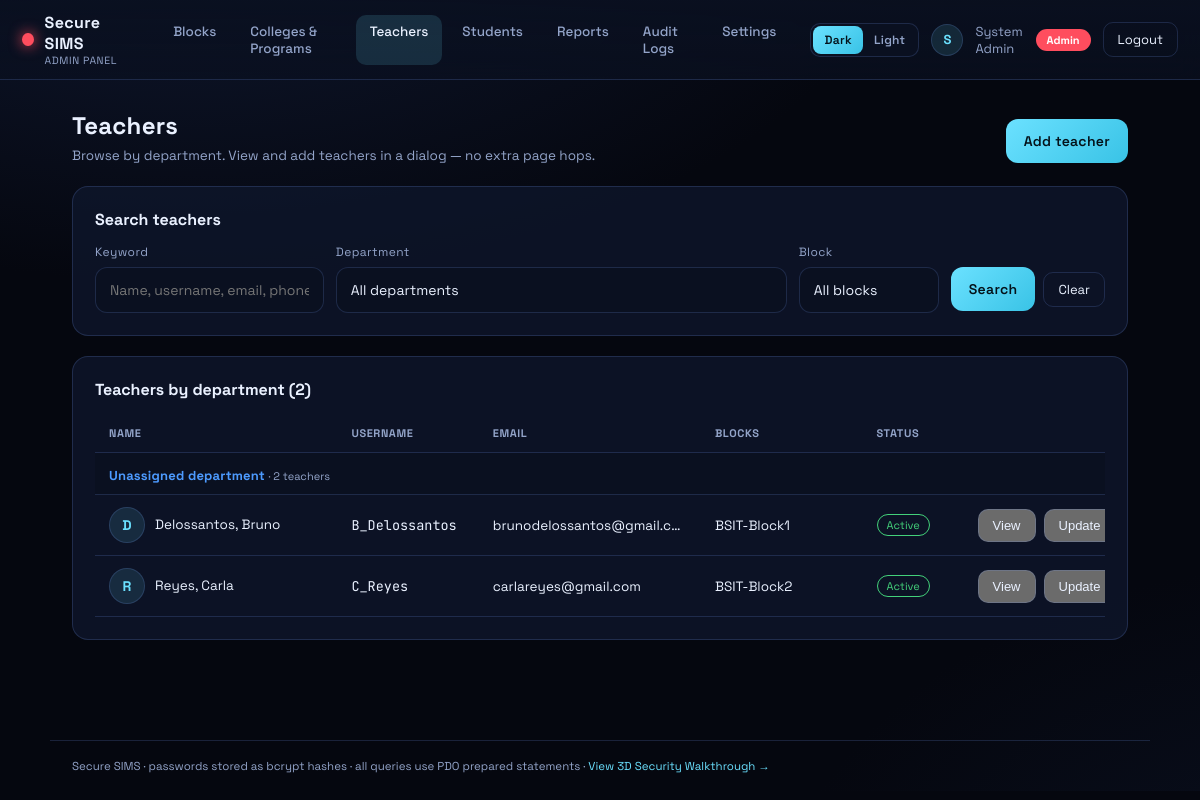
Screenshot of /admin/teachers.php (signed in) with the database file from the repository.
### tables this page shows
CREATE TABLE `app_settings` (
  `setting_key`   VARCHAR(64)  NOT NULL,
  `setting_value` VARCHAR(255) NOT NULL,
  PRIMARY KEY (`setting_key`)
);

CREATE TABLE `users` (
  `id`            INT UNSIGNED NOT NULL AUTO_INCREMENT,
  `role`          ENUM('admin','teacher','student') NOT NULL,
  `username`      VARCHAR(50)  NOT NULL,
  `password_hash` VARCHAR(255) NOT NULL,
  `school_id`     VARCHAR(20)  NULL,
  `first_name`    VARCHAR(50)  NOT NULL,
  `last_name`     VARCHAR(50)  NOT NULL,
  `middle_initial` VARCHAR(10) NULL DEFAULT '',
  `email`         VARCHAR(120) NULL,
  `phone`         VARCHAR(11)  NULL,
  `age`           INT UNSIGNED NULL,
  `address`       VARCHAR(255) NULL DEFAULT '',
  `emergency_name` VARCHAR(120) NULL DEFAULT '',
  `emergency_relation` VARCHAR(20) NULL DEFAULT '',
  `emergency_address` VARCHAR(255) NULL DEFAULT '',
  `emergency_phone` VARCHAR(11) NULL DEFAULT '',
  `block_id`      INT UNSIGNED NULL,
  `program_id`    INT UNSIGNED NULL,
  `department_id` INT UNSIGNED NULL,
  `theme`         ENUM('dark','light') NOT NULL DEFAULT 'dark',
  `avatar`        VARCHAR(120) NULL,
  `is_active`     TINYINT(1) NOT NULL DEFAULT 1,
  `created_at`    DATETIME NOT NULL DEFAULT CURRENT_TIMESTAMP,
  PRIMARY KEY (`id`),
  UNIQUE KEY `uq_users_username` (`username`),
  KEY `idx_users_program` (`program_id`),
  KEY `idx_users_department` (`department_id`)
);

### includes/bootstrap.php (called while the page is built, shortened)
<?php
function db(): PDO
{
    static $pdo = null;
    if ($pdo === null) {
        $pdo = db_connect();
    }
    return $pdo;
}
function e($v): string
{
    return htmlspecialchars((string)$v, ENT_QUOTES, 'UTF-8');
}
function csrf_token(): string
{
    return $_SESSION['csrf'];
}
function csrf_field(): string
{
    return '<input type="hidden" name="csrf" value="' . csrf_token() . '">';
}
require_once __DIR__ . '/permissions.php';
require_once __DIR__ . '/theme.php';
require_once __DIR__ . '/avatar.php';
require_once __DIR__ . '/academics.php';

### includes/academics.php (called while the page is built, shortened)
<?php
function ensure_academics_schema(?PDO $pdo = null): void
{
    static $ready = false;
    if ($ready) {
        return;
    }
    $ready = true;
}
function format_person_name(array $row): string
{
    $last = trim((string)($row['last_name'] ?? ''));
    $first = trim((string)($row['first_name'] ?? ''));
    $mi = strtoupper(trim((string)($row['middle_initial'] ?? '')));
    $mi = rtrim($mi, '.');
    $parts = [];
    if ($last !== '') {
        $parts[] = $last;
    }
    $given = $first;
    if ($given !== '') {
        $parts[] = $given;
    }
    return $parts ? implode(', ', $parts) : '—';
}

### includes/permissions.php (called while the page is built, shortened)
<?php
function ensure_rbac_schema(?PDO $pdo = null): void
{
    static $ready = false;
    if ($ready) {
        return;
    }
    $defaults = [
        'school_name'     => 'Secure SIMS',
        'school_year'     => '2025-2026',
        'support_email'   => 'admin@gmail.com',
        'login_message'   => 'Sign in with your username and school ID.',
        'records_locked'  => '0',
    ];
}
function app_setting(string $key, string $default = ''): string
{
    $stmt = db()->prepare('SELECT setting_value FROM app_settings WHERE setting_key = :k');
    $stmt->execute([':k' => $key]);
    $row = $stmt->fetch();
    return $row ? (string)$row['setting_value'] : $default;
}
function permissions_for(string $roleCode): array
{
    static $cache = [];
    if (isset($cache[$roleCode])) {
        return $cache[$roleCode];
    }
    $stmt = db()->prepare(
        'SELECT p.code
         FROM role_permissions rp
         JOIN roles r ON r.id = rp.role_id
         JOIN permissions p ON p.id = rp.permission_id
         WHERE r.code = :c
         ORDER BY p.sort_order, p.id'
    );
    $stmt->execute([':c' => $roleCode]);
    $cache[$roleCode] = $stmt->fetchAll(PDO::FETCH_COLUMN);
    return $cache[$roleCode];
}
function role_can(string $roleCode, string $perm): bool
{
    if ($roleCode === 'admin' && $perm === 'roles') {
        return true;
    }
    return in_array($perm, permissions_for($roleCode), true);
}
function require_access(string $role, string $perm): array
{
    $u = require_role($role);
    if (role_can($role, $perm)) {
        return $u;
    }
}
function nav_items_for(string $role): array
{
    if ($role === 'admin') {
        $items = [
            ['index.php', 'Blocks', 'dashboard'],
            ['academics.php', 'Colleges & Programs', 'academics'],
            ['teachers.php', 'Teachers', 'users'],
            ['students.php', 'Students', 'students'],
            ['reports.php', 'Reports', 'reports'],
            ['audit.php', 'Audit Logs', 'audit_log'],
            ['settings.php', 'Settings', 'roles'],
        ];
    } elseif ($role === 'student') {
        $items = [
            ['index.php', 'My Profile', 'profile'],
            ['schedule.php', 'My Schedule', 'profile'],
            ['grades.php', 'My Grades', 'grades'],
        ];
    } else {
        $items = [];
    }
    return array_values(array_filter($items, static function ($item) use ($role) {
        return role_can($role, $item[2]);
    }));
}

### admin/teachers.php (the view, shortened to what this page needs)
<?php
require_once __DIR__ . '/../includes/auth.php';
require_once __DIR__ . '/../includes/layout.php';
$user = require_access('admin', 'users');
$pdo = db();
$q = trim($_GET['q'] ?? '');
$blockFilter = (int)($_GET['block_id'] ?? 0);
$deptFilter = (int)($_GET['department_id'] ?? 0);
$where = ['u.role = "teacher"'];
$params = [];
$sql = 'SELECT u.id, u.username, u.first_name, u.last_name, u.email, u.phone, u.age, u.is_active, u.avatar,
               u.department_id,
               dept.code AS department_code, dept.name AS department_name,
               (SELECT GROUP_CONCAT(b.name ORDER BY b.name SEPARATOR ", ")
                FROM blocks b WHERE b.teacher_id = u.id) AS blocks,
               (SELECT MIN(b.name) FROM blocks b WHERE b.teacher_id = u.id) AS primary_block,
               (SELECT c.code FROM blocks b
                LEFT JOIN courses c ON c.id = b.course_id
                WHERE b.teacher_id = u.id ORDER BY b.name LIMIT 1) AS course_code,
               (SELECT c.name FROM blocks b
                LEFT JOIN courses c ON c.id = b.course_id
                WHERE b.teacher_id = u.id ORDER BY b.name LIMIT 1) AS course_name
        FROM users u
        LEFT JOIN departments dept ON dept.id = u.department_id
        WHERE ' . implode(' AND ', $where) . '
        ORDER BY dept.code IS NULL, dept.code, u.is_active DESC, u.last_name, u.first_name';
$stmt = $pdo->prepare($sql);
$stmt->execute($params);
$teachers = $stmt->fetchAll();
$teachersByDept = [];
foreach ($teachers as $t) {
    $key = trim((string)($t['department_code'] ?? ''));
    if ($key === '') {
        $key = 'Unassigned';
        $label = 'Unassigned department';
    } else {
        $label = $t['department_code'] . ' — ' . ($t['department_name'] ?? '');
    }
    if (!isset($teachersByDept[$key])) {
        $teachersByDept[$key] = ['label' => $label, 'rows' => []];
    }
    $teachersByDept[$key]['rows'][] = $t;
}
render_header('Teachers', $user);
$modalCss = @filemtime(__DIR__ . '/../css/modal.css') ?: time();
echo '<link rel="stylesheet" href="../css/modal.css?v=' . (int)$modalCss . '">';
?>
<div class="page-head">
  <div>
    <h1 class="page-title">Teachers</h1>
    <p class="page-desc">Browse by department. View and add teachers in a dialog — no extra page hops.</p>
  </div>
  <div class="actions">
    <button type="button" class="btn" id="btn-add-teacher" data-testid="open-add-teacher">Add teacher</button>
  </div>
</div>
<div class="card" data-testid="search-teachers-card">
  <h3>Search teachers</h3>
  <form method="get" action="teachers.php" class="search-bar">
    <div class="field grow">
      <label for="teacher-q">Keyword</label>
      <input class="input" id="teacher-q" name="q" value="<?= e($q) ?>"
             placeholder="Name, username, email, phone, block, dept, or course…" data-testid="teacher-search">
    </div>
    <div class="field">
      <label for="teacher-dept">Department</label>
      <select class="input" id="teacher-dept" name="department_id" data-testid="teacher-dept-filter">
        <option value="0">All departments</option>
      </select>
    </div>
    <div class="field">
      <label for="teacher-block">Block</label>
      <select class="input" id="teacher-block" name="block_id" data-testid="teacher-block-filter">
        <option value="0">All blocks</option>
      </select>
    </div>
    <div class="field actions-inline">
      <button class="btn" type="submit" data-testid="teacher-search-submit">Search</button>
      <a class="btn-out" href="teachers.php">Clear</a>
    </div>
  </form>
</div>
<div class="card">
  <h3>Teachers by department (<?= count($teachers) ?>)</h3>
  <?php if ($teachers): ?>
  <div class="table-wrap">
    <table class="table table--aligned table--list table--teachers" data-testid="teachers-table">
      <colgroup>
        <col class="col-person">
        <col class="col-user">
        <col class="col-email">
        <col class="col-blocks">
        <col class="col-status">
        <col class="col-actions">
      </colgroup>
      <thead>
        <tr>
          <th>Name</th>
          <th>Username</th>
          <th>Email</th>
          <th>Blocks</th>
          <th>Status</th>
          <th></th>
        </tr>
      </thead>
      <tbody>
      <?php foreach ($teachersByDept as $group):
          $deptTeachers = $group['rows'];
      ?>
        <tr class="table-group-row">
          <td colspan="6">
            <span class="table-group-label"><?= e($group['label']) ?></span>
            <span class="help"> · <?= count($deptTeachers) ?> teacher<?= count($deptTeachers) === 1 ? '' : 's' ?></span>
          </td>
        </tr>
        <?php foreach ($deptTeachers as $t):
            $active = (int)($t['is_active'] ?? 1) === 1;
            $fullName = format_person_name($t);
        ?>
          <tr data-testid="teacher-row-<?= $t['id'] ?>" class="<?= $active ? '' : 'row-inactive' ?>">
            <td>
              <div class="person-cell">
                <?= avatar_img_tag($t['avatar'] ?? null, $fullName, 'avatar avatar--sm') ?>
                <span class="person-name"><?= e($fullName) ?></span>
              </div>
            </td>
            <td class="mono"><?= e($t['username']) ?></td>
            <td><?= e($t['email']) ?></td>
            <td><?= e($t['blocks'] ?: '—') ?></td>
            <td><span class="tag <?= $active ? 'tag--pass' : 'tag--fail' ?>"><?= $active ? 'Active' : 'Deactivated' ?></span></td>
            <td class="col-actions">
              <div class="row-actions">
                <button type="button" class="btn-out" data-open-teacher-view="<?= (int)$t['id'] ?>"
                        data-teacher-name="<?= e($fullName) ?>" data-testid="view-teacher-<?= (int)$t['id'] ?>">View</button>
                <button type="button" class="btn-out" data-open-teacher-edit="<?= (int)$t['id'] ?>"
                        data-teacher-name="<?= e($fullName) ?>" data-testid="edit-teacher-<?= (int)$t['id'] ?>">Update</button>
              </div>
            </td>
          </tr>
        <?php endforeach; ?>
      <?php endforeach; ?>
      </tbody>
    </table>
  </div>
  <?php else: ?>
    <p class="empty"><?= $q !== '' || $blockFilter > 0 || $deptFilter > 0 ? 'No teachers match your filters.' : 'No teachers yet. Use Add teacher to create the first account.' ?></p>
  <?php endif; ?>
</div>
<?php render_footer(); ?>

### includes/layout.php (shortened to what this page needs)
<?php
function render_header(string $title, array $user): void
{
    $role = $user['role'];
    $name = trim(($user['first_name'] ?? '') . ' ' . ($user['last_name'] ?? ''));
    $brand = app_setting('school_name', 'Secure SIMS');
    $nav = nav_items_for($role);
    $current = basename($_SERVER['SCRIPT_NAME']);
    echo '<!DOCTYPE html><html lang="en" data-theme="' . e(current_theme()) . '"><head>';
    $cssVer = @filemtime(__DIR__ . '/../css/app.css') ?: time();
    echo '<link rel="stylesheet" href="../css/app.css?v=' . (int)$cssVer . '">';
    echo '</head><body data-testid="app-body">';
    echo '<header class="app-top" data-testid="app-topbar">';
    echo '<div class="app-brand"><span class="app-dot app-dot--' . e($role) . '"></span>';
    echo '<div><div class="app-brand-title">' . e($brand) . '</div>';
    echo '<div class="app-brand-sub">' . e(ucfirst($role)) . ' Panel</div></div></div>';
    echo '<nav class="app-nav" data-testid="app-nav">';
    foreach ($nav as $item) {
        $active = $item[0] === $current ? ' active' : '';
        echo '<a class="nav-link' . $active . '" data-testid="nav-' . e(strtolower(preg_replace('/\s+/', '-', $item[1]))) . '" href="' . e($item[0]) . '">' . e($item[1]) . '</a>';
    }
    echo '</nav>';
    echo '<div class="app-user">';
    echo theme_switch_form('../theme.php');
    echo avatar_img_tag($user['avatar'] ?? null, $name, 'avatar avatar--sm');
    echo '<span class="app-user-name" data-testid="current-user">' . e($name) . '</span>';
    echo '<span class="role-pill role-pill--' . e($role) . '">' . e(ucfirst($role)) . '</span>';
    echo '<a class="btn-out" data-testid="logout-btn" href="../logout.php">Logout</a></div>';
    echo '</header>';
    echo '<main class="app-main">';
}
function render_footer(): void
{
    echo '</main>';
    echo '<footer class="app-foot">Secure SIMS · passwords stored as bcrypt hashes · all queries use PDO prepared statements · ';
    echo '<a href="../walkthrough.php">View 3D Security Walkthrough →</a></footer>';
    echo '</body></html>';
}

### includes/avatar.php (shortened to what this page needs)
<?php
function avatar_url(?string $filename, string $prefix = '../'): string
{
    if ($filename === null || $filename === '') {
        return '';
    }
    return $prefix . 'uploads/avatars/' . rawurlencode($filename);
}
function avatar_img_tag(?string $filename, string $alt, string $class = 'avatar', string $prefix = '../'): string
{
    $url = avatar_url($filename, $prefix);
    if ($url === '') {
        $initial = strtoupper(substr(trim($alt) !== '' ? $alt : '?', 0, 1));
        return '<span class="' . e($class) . ' avatar--placeholder" aria-hidden="true">' . e($initial) . '</span>';
    }
    return '<img class="' . e($class) . '" src="' . e($url) . '" alt="' . e($alt) . '" data-testid="user-avatar">';
}

### rows the page displays
app_settings: setting_value "Secure SIMS"
users: initial "D", fullName "Delossantos, Bruno", username "B_Delossantos", email "brunodelossantos@gmail.c…", blocks "BSIT-Block1", is_active "Active"
users: initial "R", fullName "Reyes, Carla", username "C_Reyes", email "carlareyes@gmail.com", blocks "BSIT-Block2", is_active "Active"

### other values shown
$role "ADMIN"
$item[1] "Blocks"
$item[1] "Colleges & Programs"
$item[1] "Teachers"
$item[1] "Students"
$item[1] "Reports"
$item[1] "Audit Logs"
$item[1] "Settings"
$label "Dark"
$label "Light"
$initial "S"
$name "System Admin"
$role "Admin"
count($teachers) "2"
$group['label'] "Unassigned department"
